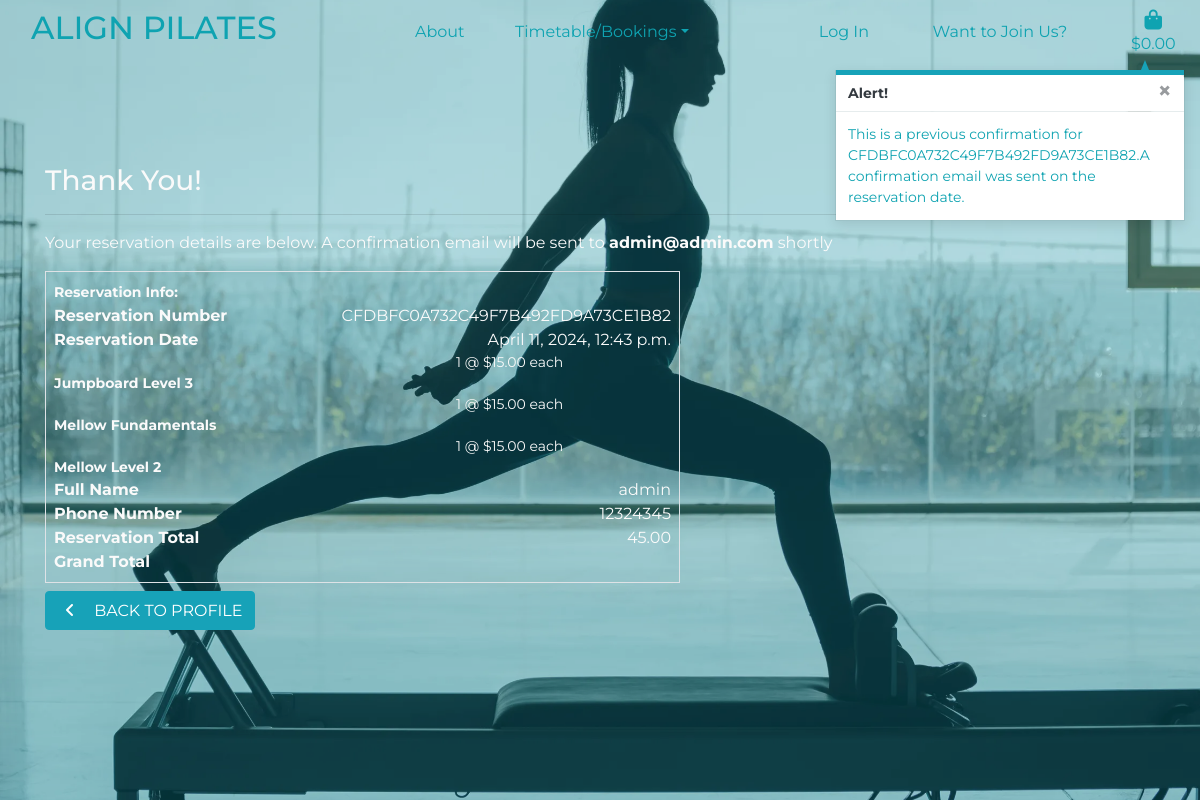
The page /profile/reservation_history/CFDBFC0A732C49F7B492FD9A73CE1B82 on the database its author committed.
### checkout/models.py (models this page shows, shortened)
class Reservation(models.Model):
    reservation_number = models.CharField(max_length=32, null=False, editable=False)
    user_profile = models.ForeignKey(UserProfile, on_delete=models.SET_NULL, null=True,
                                    blank=True, related_name='reservations')
    full_name = models.CharField(max_length=50, null=False, blank=False)
    email = models.EmailField(max_length=254, null=False, blank=False)
    phone_number = models.CharField(max_length=20, null=False, blank=False)
    date = models.DateTimeField(auto_now_add=True)
    reservation_total = models.DecimalField(max_digits=10, decimal_places=2, null=False, default=0)
    original_basket = models.TextField(null=False, blank=False, default='')
    stripe_pid = models.CharField(max_length=254, null=False, blank=False, default='')

class ReservationLineItem(models.Model):
    reservation = models.ForeignKey(Reservation, null=False, blank=False, on_delete=models.CASCADE, related_name='lineitems')
    class_type = models.ForeignKey(Class_Type, null=False, blank=False, on_delete=models.CASCADE)
    quantity = models.IntegerField(null=False, blank=False, default=1)
    lineitem_total = models.DecimalField(max_digits=6, decimal_places=2, null=False, blank=False, editable=False)

### classes/models.py (models this page shows)
class Class_Type(models.Model):
    name = models.CharField(max_length=254)
    level = models.ForeignKey('Level', null=True, blank=True, on_delete=models.SET_NULL)
    description = models.TextField()
    teacher = models.CharField(max_length=254)
    cost = models.DecimalField(max_digits=4, decimal_places=2)
    time = models.TimeField()
    day = models.CharField(max_length=9)
    rating = models.DecimalField(max_digits=6, decimal_places=2, null=True, blank=True)
    day_number = models.IntegerField(default=1)
    def __str__(self):
        return self.name

### profiles/views.py (the view)
# urls.py: path('reservation_history/<reservation_number>', views.reservation_history , name='reservation_history'),
def reservation_history(request, reservation_number):
    reservation = get_object_or_404(Reservation, reservation_number=reservation_number)
    messages.info(request, (
        f'This is a previous confirmation for { reservation_number }.'
        'A confirmation email was sent on the reservation date.'
    ))
    template = 'checkout/checkout_success.html'
    context = {
        'reservation': reservation,
        'from_profile': True,
    }
    return render(request, template, context)

### basket/contexts.py (called while the page is built, shortened)
def basket_contents(request):
    basket_items = []
    grand_total = 0
    class_count = 0
    cost = 15
    basket = request.session.get('basket', {})
    context = {
        'basket_items': basket_items,
        'grand_total': grand_total,
        'class_count': class_count,
    }
    return context

### checkout/templates/checkout/checkout_success.html (shortened to what this page needs)
{% extends 'base.html' %}
{% load static %}
{% block extra_css %}
    <link rel="stylesheet" href="{% static 'checkout/css/checkout.css' %}">
{% endblock %}
{% block page_header %}
    <div class="container header-container">
    </div>
{% endblock %}
{% block content %}
    <div class="overlay"></div>
    <div class="container">
        <div class="row">
            <div class="col">
                <h3>Thank You!</h3>
                <hr>
                <p>Your reservation details are below. A confirmation email will be sent to
                    <strong>{{ reservation.email }}</strong> shortly</p>
            </div>
        </div>
        <div class="row">
            <div class="col-12 col-lg-7">
                <div class="reservation-confirmation-wrapper p-2 border">
                    <div class="row">
                        <div class="col">
                            <small class="mb-0 font-weight-bold">Reservation Info:</small>
                        </div>
                    </div>
                    <div class="row">
                        <div class="col-12 col-md-4">
                            <p class="mb-0 font-weight-bold">Reservation Number</p>
                        </div>
                        <div class="col-12 col-md-8 text-md-right">
                            <p class="mb-0">{{ reservation.reservation_number }}</p>
                        </div>
                    </div>
                    <div class="row">
                        <div class="col-12 col-md-4">
                            <p class="mb-0 font-weight-bold">Reservation Date</p>
                        </div>
                        <div class="col-12 col-md-8 text-md-right">
                            <p class="mb-0">{{ reservation.date }}</p>
                        </div>
                    </div>
                    {% for item in reservation.lineitems.all %}
                    <div class="row">
                        <div class="col-12 col-md-4">
                        </div>
                        <div class="col-12 col-md-6 text-md-right">
                            <p class="small mb-0">{{ item.quantity }} @ ${{ item.lineitem_total }} each</p>
                        </div>
                        <div class="col-12 col-md-4">
                            <p class="small mb-0 font-weight-bold">
                                {{ item.class_type }}
                            </p>
                        </div>
                    </div>
                    {% endfor %}
                    <div class="row">
                        <div class="col-12 col-md-4">
                            <p class="mb-0 font-weight-bold">Full Name</p>
                        </div>
                        <div class="col-12 col-md-8 text-md-right">
                            <p class="mb-0">{{ reservation.full_name }}</p>
                        </div>
                    </div>
                    <div class="row">
                        <div class="col-12 col-md-4">
                            <p class="mb-0 font-weight-bold">Phone Number</p>
                        </div>
                        <div class="col-12 col-md-8 text-md-right">
                            <p class="mb-0">{{ reservation.phone_number }}</p>
                        </div>
                    </div>
                    <div class="row">
                        <div class="col-12 col-md-4">
                            <p class="mb-0 font-weight-bold">Reservation Total</p>
                        </div>
                        <div class="col-12 col-md-8 text-md-right">
                            <p class="mb-0">{{ reservation.reservation_total }}</p>
                        </div>
                    </div>
                    <div class="row">
                        <div class="col-12 col-md-4">
                            <p class="mb-0 font-weight-bold">Grand Total</p>
                        </div>
                        <div class="col-12 col-md-8 text-md-right">
                        </div>
                    </div>
                </div>
            </div>
        </div>
        <div class="row">
            <div class="col-12 col-lg-7">
                {% if from_profile %}
                    <a href="{% url 'profile' %}" class="btn btn-info my-2">
                        <span class="icon mr-2">
                            <i class="fas fa-angle-left"></i>
                        </span>
                        <span class="text-uppercase">Back to Profile</span>
                    </a>
                {% else %}
                    <a href="{% url 'classes' %}" class="btn btn-info">
                        <span>Return to our timetable to see more of what we have to offer.</span>
                    </a>
                {% endif %}
            </div>
        </div>
    </div>
{% endblock %}

### static/css/base.css (style rules this page uses)
html { height: 100%; }
body { background: url('/media/site-header.webp') no-repeat center center fixed; height: calc(100vh - 164px); background-size: cover; color: #fafafa; font-family: 'Montserrat'; }
.header-container { height: 164px; }
a { color: #0FA3B1; }
.overlay { height: 100%; width: 100%; top: 0; left: 0; position: fixed; background: #0FA3B1; opacity: 0.3; z-index: -1; }
.icon { align-items: center; display: inline-flex; justify-content: center; height: 1.5rem; width: 1.5rem; }

### rows shown on the page
Reservation: email "admin@admin.com", reservation_number "CFDBFC0A732C49F7B492FD9A73CE1B82", date "April 11, 2024, 12:43 p.m.", full_name "admin", phone_number "12324345", reservation_total "45.00"
ReservationLineItem: quantity "1", lineitem_total "15.00", class_type "Jumpboard Level 3"
ReservationLineItem: quantity "1", lineitem_total "15.00", class_type "Mellow Fundamentals"
ReservationLineItem: quantity "1", lineitem_total "15.00", class_type "Mellow Level 2"

### other values the page prints
{{ message }} "This is a previous confirmation for CFDBFC0A732C49F7B492FD9A73CE1B82.A confirmation email was sent on the reservation date."
